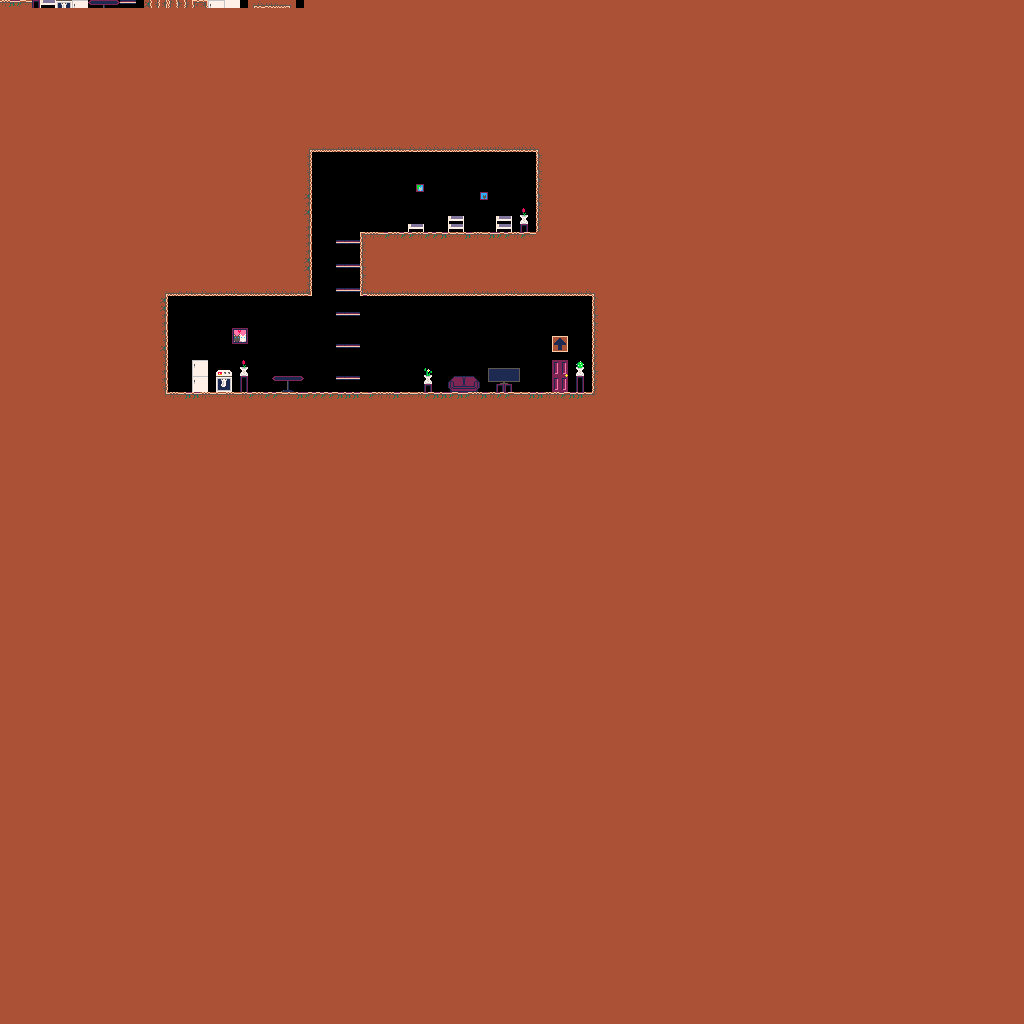

This game map was drawn from its Tiled (.tmx) file and the tilesets committed beside it. A one-line description and the trimmed map source follow:
An orthogonal 128x128 tile map with 8x8 px tiles, 1 tile layer (Tile Layer 1).

<map version="1.2" tiledversion="1.3.5" orientation="orthogonal" renderorder="right-down" width="128" height="128" tilewidth="8" tileheight="8" infinite="0" backgroundcolor="#000000" nextlayerid="2" nextobjectid="1">
 <tileset firstgid="1" name="house-2x" tilewidth="8" tileheight="8" tilecount="100" columns="10">
  <image source="house-2x.bmp" width="80" height="80" />
 </tileset>
 <layer id="1" name="Tile Layer 1" width="128" height="128">
  <data>[16384 cells, 15515 non-empty, 83 distinct tile ids]</data>
 </layer>
</map>
